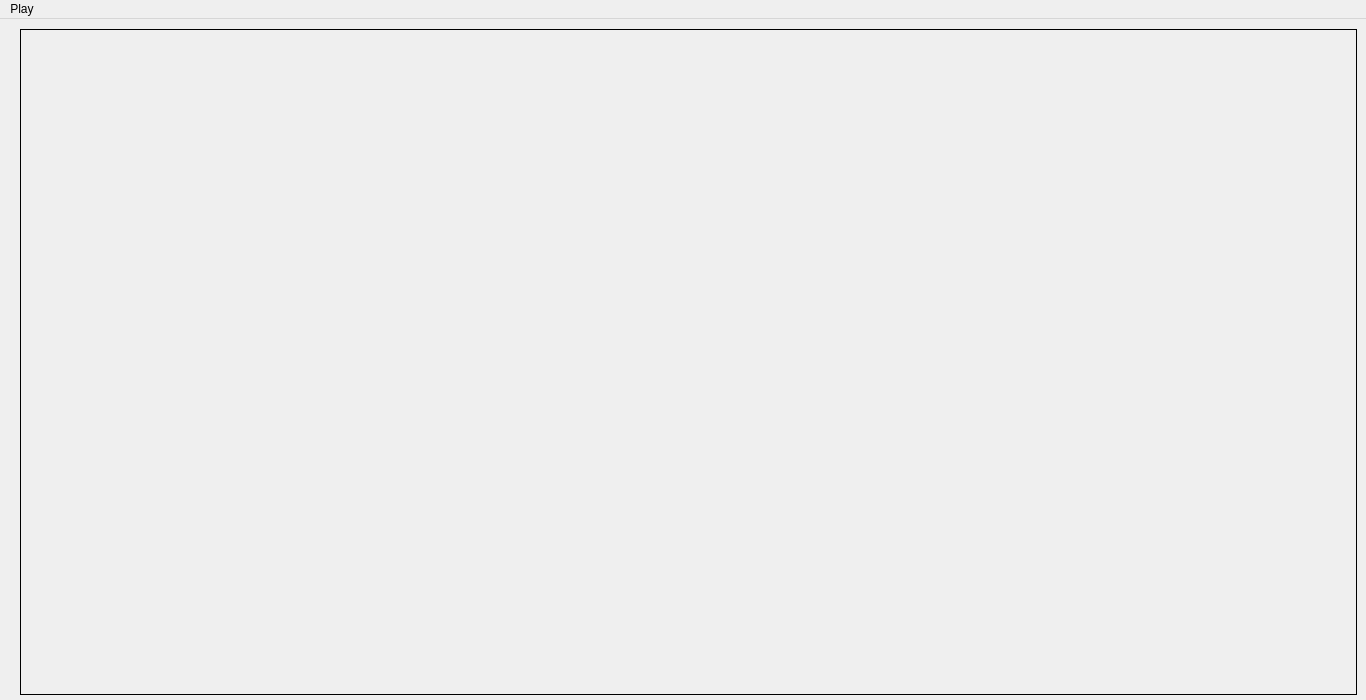
<?xml version="1.0" encoding="UTF-8"?>
<ui version="4.0">
 <class>VideoPlayer</class>
 <widget class="QMainWindow" name="VideoPlayer">
  <property name="geometry">
   <rect>
    <x>0</x>
    <y>0</y>
    <width>1366</width>
    <height>700</height>
   </rect>
  </property>
  <property name="windowTitle">
   <string>EBAS</string>
  </property>
  <widget class="QWidget" name="centralWidget">
   <widget class="VideoWidget" name="inputFrame">
    <property name="geometry">
     <rect>
      <x>20</x>
      <y>10</y>
      <width>1337</width>
      <height>666</height>
     </rect>
    </property>
    <property name="frameShape">
     <enum>QFrame::Box</enum>
    </property>
    <property name="text">
     <string/>
    </property>
    <property name="scaledContents">
     <bool>false</bool>
    </property>
    <property name="alignment">
     <set>Qt::AlignCenter</set>
    </property>
   </widget>
  </widget>
  <widget class="QMenuBar" name="menuBar">
   <property name="geometry">
    <rect>
     <x>0</x>
     <y>0</y>
     <width>1366</width>
     <height>21</height>
    </rect>
   </property>
   <widget class="QMenu" name="menuPlay">
    <property name="title">
     <string>Play</string>
    </property>
    <addaction name="actionPlay"/>
   </widget>
   <addaction name="menuPlay"/>
  </widget>
  <action name="actionVideodatei_ffnen">
   <property name="text">
    <string>Videodatei Öffnen ...</string>
   </property>
  </action>
  <action name="actionKamera_ffnen">
   <property name="text">
    <string>Kamera Öffnen</string>
   </property>
  </action>
  <action name="actionPlay">
   <property name="text">
    <string>Play</string>
   </property>
  </action>
 </widget>
 <layoutdefault spacing="6" margin="11"/>
 <customwidgets>
  <customwidget>
   <class>VideoWidget</class>
   <extends>QLabel</extends>
   <header>videowidget.h</header>
  </customwidget>
 </customwidgets>
 <resources/>
 <connections/>
</ui>
